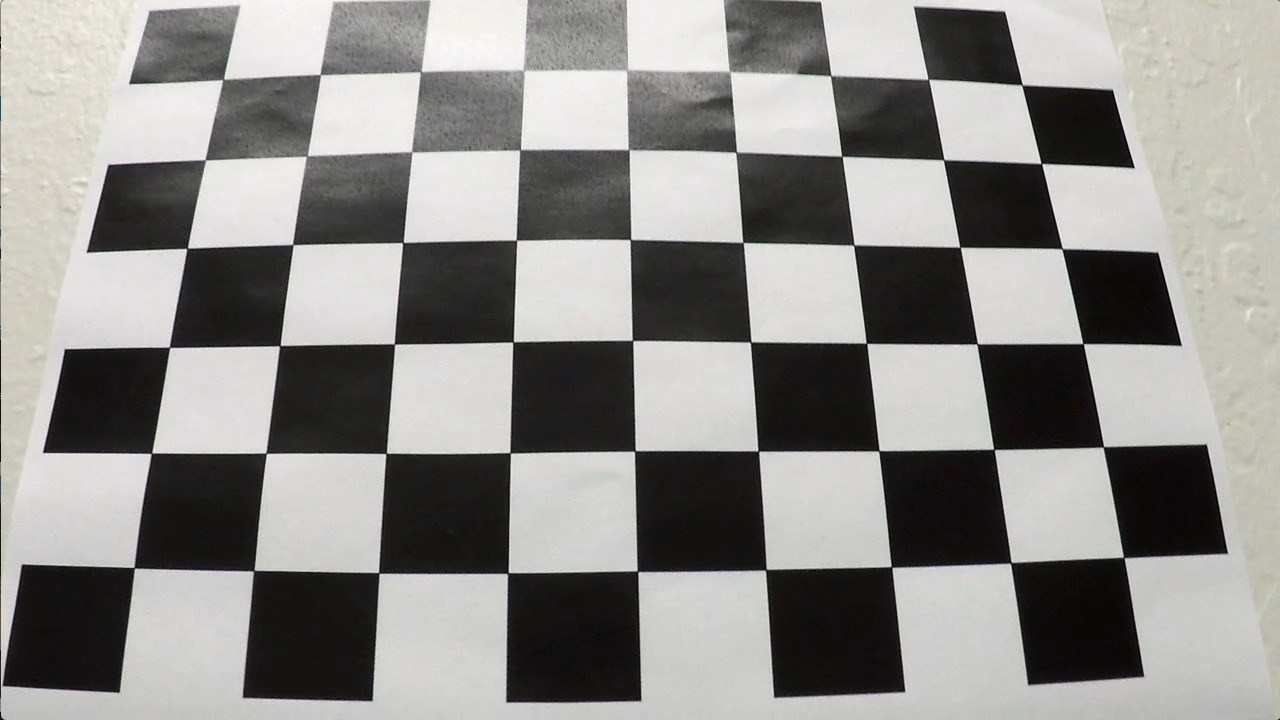
#> input picture calibration3.jpg, 1280 x 720 px
$ python resize.py
#> lines starting #> are read from the running program, lines starting #| are printed output that depends on the picture
import cv2

filename = 'calibration3.jpg'

oriimg = cv2.imread(filename,cv2.IMREAD_COLOR)
#> oriimg is the input picture: shape (720, 1280, 3); mean B, G, R 138.1, 141, 141.8

newimg = cv2.resize(oriimg, (0,0), fx=0.5, fy=0.5)
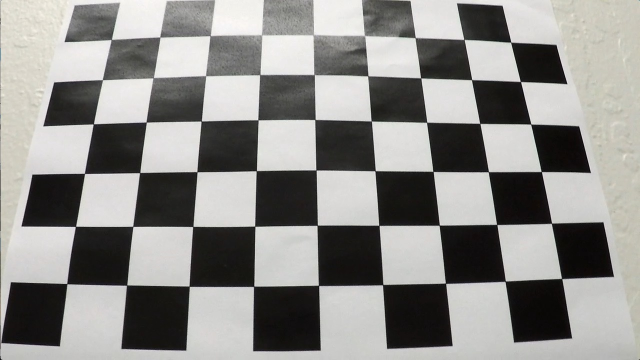
#> newimg: shape (360, 640, 3); mean B, G, R 138.2, 141.1, 141.9

#cv2.waitKey(0)
cv2.imwrite("calibrated.jpg", newimg)
